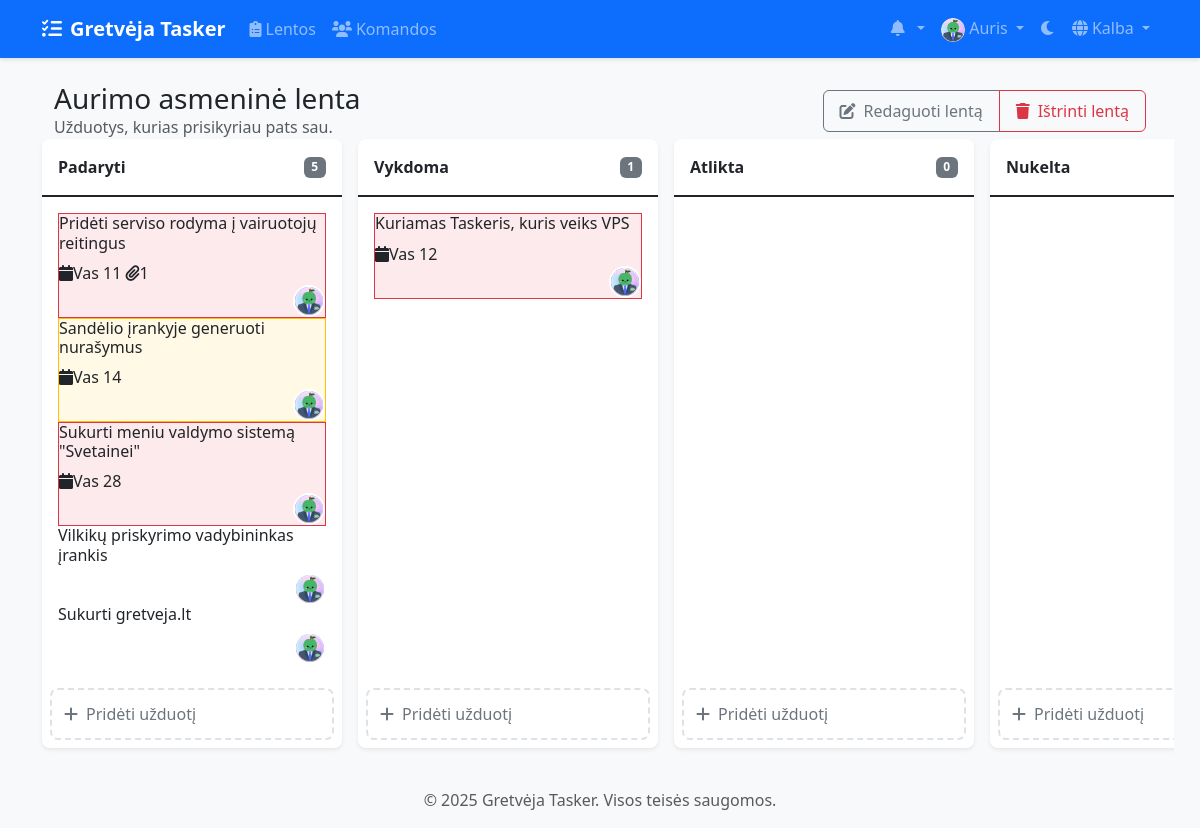
Page /lt/boards/14/ (signed in) on the earlier database version.
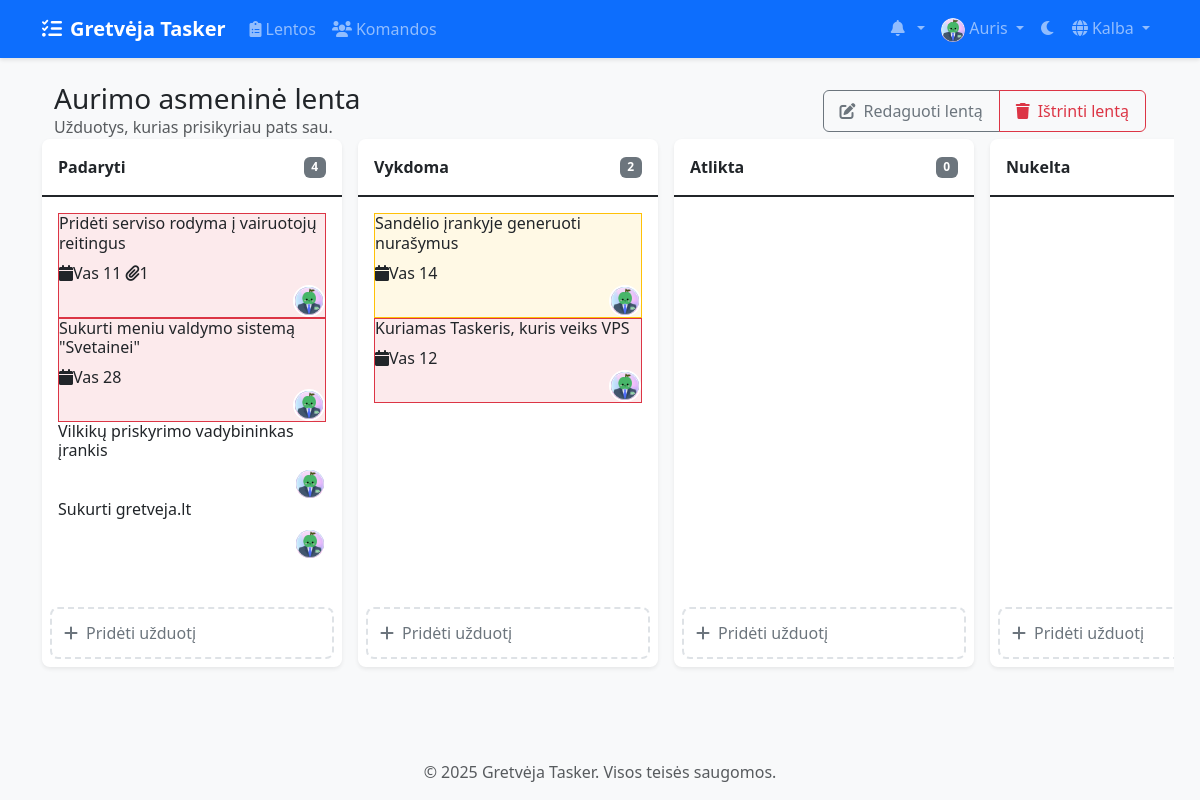
Same page on the later database version.
### accounts/models.py (models this page shows, shortened)
class CustomUser(AbstractUser):
    email = models.EmailField(_('email address'), unique=True)
    avatar = models.ImageField(upload_to='avatars/', null=True, blank=True)
    bio = models.TextField(max_length=500, blank=True)
    theme_preference = models.CharField(
        max_length=10,
        choices=[('light', 'Light'), ('dark', 'Dark')],
        default='light'
    )
    notification_preferences = models.JSONField(
        default=dict,
        help_text=_('User notification preferences')
    )
    class Meta:
        verbose_name = _('user')
        verbose_name_plural = _('users')

### boards/models.py (models this page shows, shortened)
class Board(models.Model):
    title = models.CharField(max_length=200)
    description = models.TextField(blank=True)
    created_at = models.DateTimeField(auto_now_add=True)
    updated_at = models.DateTimeField(auto_now=True)
    owner = models.ForeignKey(
        settings.AUTH_USER_MODEL,
        on_delete=models.CASCADE,
        related_name='owned_boards'
    )
    team = models.ForeignKey(
        Team,
        on_delete=models.CASCADE,
        related_name='boards',
        null=True,
        blank=True
    )

class Column(models.Model):
    COLUMN_TYPES = [
        ('todo', 'Padaryti'),
        ('doing', 'Daroma'),
        ('done', 'Atlikta'),
        ('rejected', 'Atmesta'),
    ]
    board = models.ForeignKey(Board, on_delete=models.CASCADE, related_name='columns')
    title = models.CharField(max_length=100)
    type = models.CharField(max_length=20, choices=COLUMN_TYPES)
    position = models.PositiveIntegerField()
    color = ColorField(default='#FF0000')
    class Meta:
        ordering = ['position']

class Task(models.Model):
    PRIORITY_CHOICES = [
        ('low', 'Low'),
        ('medium', 'Medium'),
        ('high', 'High'),
    ]
    title = models.CharField(max_length=200)
    description = models.TextField(blank=True)
    column = models.ForeignKey(Column, on_delete=models.CASCADE, related_name='tasks')
    created_by = models.ForeignKey(
        settings.AUTH_USER_MODEL,
        on_delete=models.CASCADE,
        related_name='created_tasks'
    )
    assigned_to = models.ForeignKey(
        settings.AUTH_USER_MODEL,
        on_delete=models.SET_NULL,
        null=True,
        blank=True,
        related_name='assigned_tasks'
    )
    created_at = models.DateTimeField(auto_now_add=True)
    updated_at = models.DateTimeField(auto_now=True)
    due_date = models.DateTimeField(null=True, blank=True)
    priority = models.CharField(
        max_length=10,
        choices=PRIORITY_CHOICES,
        default='medium'
    )
    position = models.PositiveIntegerField()
    labels = models.ManyToManyField('Label', blank=True)
    class Meta:
        ordering = ['position']

### boards/views/board_views.py (the view)
# urls.py: path('<int:board_id>/', views.board_detail, name='board_detail'),
@login_required
def board_detail(request, board_id):
    board = get_object_or_404(Board, id=board_id)
    if not can_view_board(request.user, board):
        messages.error(request, "You don't have permission to view this board.")
        return redirect('boards:board_list')
    stats = BoardService.get_board_stats(board)
    users = BoardService.get_board_members(board)
    is_admin = False
    pending_invitations = None
    if board.team:
        is_admin = is_team_admin(request.user, board.team)
        if is_admin:
            pending_invitations = board.team.invitations.filter(status='pending')
    return render(request, 'boards/board_detail.html', {
        'board': board,
        'progress': stats['progress'],
        'users': users,
        'can_edit': can_edit_board(request.user, board),
        'is_admin': is_admin,
        'pending_invitations': pending_invitations,
        'is_team_member': board.team and is_team_member(request.user, board.team)
    })

### boards/permissions.py (called while the page is built)
def can_view_board(user, board):
    return (board.owner == user or
            (board.team and user in board.team.members.all()))

def can_edit_board(user, board):
    is_admin = board.team and is_team_admin(user, board.team)
    return board.owner == user or is_admin

### boards/services/board_service.py (called while the page is built)
    @staticmethod
    def get_board_stats(board):
        total_tasks = board.columns.aggregate(
            total=Count('tasks')
        )['total']
        completed_tasks = board.columns.filter(
            type='done'
        ).aggregate(
            done=Count('tasks')
        )['done']
        progress = int((completed_tasks / total_tasks * 100) if total_tasks > 0 else 0)
        return {
            'total_tasks': total_tasks,
            'completed_tasks': completed_tasks,
            'progress': progress
        }

    @staticmethod
    def get_board_members(board):
        if board.team:
            return board.team.members.filter(is_active=True)
        return board.owner._meta.model.objects.filter(
            id__in=[board.owner.id]
        )

### boards/templatetags/task_tags.py (called while the page is built)
def get_lt_month_abbr(month):
    lt_months = {
        1: 'Sau',
        2: 'Vas',
        3: 'Kov',
        4: 'Bal',
        5: 'Geg',
        6: 'Bir',
        7: 'Lie',
        8: 'Rgp',
        9: 'Rgs',
        10: 'Spa',
        11: 'Lap',
        12: 'Grd'
    }
    return lt_months.get(month, '')

@register.filter
def lt_date(date):
    if not date:
        return ''
    return f"{get_lt_month_abbr(date.month)} {date.day}"

@register.simple_tag
def get_due_date_class(task):
    if not task.due_date or task.column.title in ['DONE', 'REJECTED']:
        return ''
    now = timezone.now().date()
    due_date = task.due_date.date()
    days_until_due = (due_date - now).days
    if days_until_due < 0:
        return 'overdue'
    elif days_until_due == 0:
        return 'due-today'
    elif days_until_due == 1:
        return 'due-tomorrow'
    return ''

### templates/boards/board_detail.html (shortened to what this page needs)
{% extends 'base.html' %}
{% load static %}
{% load i18n %}
{% load task_tags %}
{% block content %}
<div class="board-header">
    <div class="container-fluid">
        <div class="row align-items-center">
            <div class="col">
                <h1 class="h3 mb-0">{{ board.title }}</h1>
                {% if board.description %}
                    <p class="text-muted mb-0">{{ board.description }}</p>
                {% endif %}
            </div>
            <div class="col-auto">
                <div class="btn-group">
                    {% if board.owner == user %}
                        <a href="{% url 'boards:board_edit' board_id=board.id %}" class="btn btn-outline-secondary">
                            <i class="fas fa-edit me-2"></i>{% trans "Edit Board" %}
                        </a>
                        <button type="button" class="btn btn-outline-danger" data-bs-toggle="modal" data-bs-target="#deleteBoardModal">
                            <i class="fas fa-trash me-2"></i>{% trans "Delete Board" %}
                        </button>
                    {% endif %}
                </div>
            </div>
        </div>
    </div>
</div>
<div class="kanban-board">
    {% for column in board.columns.all %}
        <div class="kanban-column">
            <div class="column-header d-flex justify-content-between align-items-center">
                <span>{% trans column.title %}</span>
                <span class="badge bg-secondary">{{ column.tasks.count }}</span>
            </div>
            <div class="task-list" data-column-id="{{ column.id }}">
                {% for task in column.tasks.all %}
                    <div class="task {% if task.priority == 'high' %}border border-danger bg-danger bg-opacity-10{% elif task.priority == 'medium' %}border border-warning bg-warning bg-opacity-10{% endif %}"
                         id="task-{{ task.id }}" draggable="true" data-task-id="{{ task.id }}">
                        <h6 class="mb-2">
                            <a href="{% url 'boards:task_detail' task_id=task.id %}" class="text-decoration-none text-reset">
                                {{ task.title }}
                            </a>
                        </h6>
                        <div class="task-meta">
                            {% if task.due_date %}
                                <span class="due-date {% get_due_date_class task %}">
                                    <i class="fas fa-calendar"></i>{{ task.due_date|lt_date }}
                                </span>
                            {% endif %}
                            {% if task.attachments.exists %}
                                <span><i class="fas fa-paperclip"></i>{{ task.attachments.count }}</span>
                            {% endif %}
                            {% if task.assigned_to %}
                                <div class="member-avatar ms-auto" title="{{ task.assigned_to.get_full_name|default:task.assigned_to.username }}">
                                    {% if task.assigned_to.avatar %}
                                        <img src="{{ task.assigned_to.avatar.url }}" alt="{{ task.assigned_to.username }}" class="img-fluid">
                                    {% else %}
                                        <div class="w-100 h-100 d-flex align-items-center justify-content-center bg-primary text-white">
                                            {{ task.assigned_to.username|make_list|first|upper }}
                                        </div>
                                    {% endif %}
                                </div>
                            {% endif %}
                        </div>
                    </div>
                {% endfor %}
            </div>
            {% if can_edit %}
                <div class="p-2">
                    <button class="add-task-btn" data-column-id="{{ column.id }}" data-board-id="{{ board.id }}">
                        <i class="fas fa-plus me-2"></i>{% trans "Add Task" %}
                    </button>
                </div>
            {% endif %}
        </div>
    {% endfor %}
</div>
{% endblock %}

### templates/base.html (shortened to what this page needs)
{% load static %}
{% load compress %}
{% load i18n %}
<!DOCTYPE html>
<html lang="{{ LANGUAGE_CODE }}" data-bs-theme="light">
<head>
    <link href="https://cdn.jsdelivr.net/npm/bootstrap@5.3.2/dist/css/bootstrap.min.css" rel="stylesheet">
    <link href="https://cdnjs.cloudflare.com/ajax/libs/font-awesome/6.0.0/css/all.min.css" rel="stylesheet">
    <link href="https://cdn.jsdelivr.net/npm/select2@4.1.0-rc.0/dist/css/select2.min.css" rel="stylesheet">
    <link href="https://cdn.jsdelivr.net/npm/select2-bootstrap-5-theme@1.3.0/dist/select2-bootstrap-5-theme.min.css" rel="stylesheet">
    {% compress css %}
    <link href="{% static 'css/style.css' %}" rel="stylesheet">
    {% endcompress %}
</head>
<body>
    <nav class="navbar navbar-expand-lg navbar-dark bg-primary">
        <div class="container">
            <a class="navbar-brand" href="{% url 'home' %}">
                <i class="fas fa-tasks me-2"></i>{% trans "Gretvėja Tasker" %}
            </a>
            <div class="collapse navbar-collapse" id="navbarNav">
                <ul class="navbar-nav me-auto">
                    {% if user.is_authenticated %}
                        <li class="nav-item">
                            <a class="nav-link" href="{% url 'boards:board_list' %}">
                                <i class="fas fa-clipboard-list me-1"></i>{% trans "Boards" %}
                            </a>
                        </li>
                        <li class="nav-item">
                            <a class="nav-link" href="{% url 'teams:team_list' %}">
                                <i class="fas fa-users me-1"></i>{% trans "Teams" %}
                            </a>
                        </li>
                    {% endif %}
                </ul>
                <ul class="navbar-nav">
                    {% if user.is_authenticated %}
                        <li class="nav-item dropdown">
                            <a class="nav-link dropdown-toggle" href="#" id="notificationsDropdown" role="button" data-bs-toggle="dropdown">
                                <i class="fas fa-bell me-1"></i>
                            </a>
                        </li>
                        <li class="nav-item dropdown">
                            <a class="nav-link dropdown-toggle" href="#" id="userDropdown" role="button" data-bs-toggle="dropdown">
                                {% if user.avatar %}
                                    <img src="{{ user.avatar.url }}" alt="{% trans 'Avatar' %}" class="rounded-circle" width="24" height="24">
                                {% else %}
                                    <i class="fas fa-user-circle"></i>
                                {% endif %}
                                {{ user.username }}
                            </a>
                        </li>
                    {% endif %}
                    <li class="nav-item">
                        <button class="btn nav-link" id="theme-toggle">
                            <i class="fas fa-moon"></i>
                        </button>
                    </li>
                    <li class="nav-item dropdown">
                        <a class="nav-link dropdown-toggle" href="#" id="languageDropdown" role="button" data-bs-toggle="dropdown">
                            <i class="fas fa-globe me-1"></i>{% trans "Language" %}
                        </a>
                                {% get_current_language as CURRENT_LANGUAGE %}
                                {% get_available_languages as LANGUAGES %}
                    </li>
                </ul>
            </div>
        </div>
    </nav>
    <main class="container my-4">
        {% block content %}{% endblock %}
    </main>
    <footer class="footer mt-auto py-3 bg-light">
        <div class="container text-center">
            <span class="text-muted">© {% now "Y" %} Gretvėja Tasker. {% trans "All rights reserved." %}</span>
        </div>
    </footer>
</body>
</html>

### staticfiles/css/style.css (style rules this page uses)
:root { --primary-color: #0d6efd; --secondary-color: #6c757d; --success-color: #198754; --info-color: #0dcaf0; --warning-color: #ffc107; --danger-color: #dc3545; --light-color: #f8f9fa; --dark-color: #212529; --todo-color: #ff6b6b; --doing-color: #ffd93d; --done-color: #6bcb77; --rejected-color: #4d96ff; }
body { min-height: 100vh; display: flex; flex-direction: column; background-color: var(--bs-gray-100); }
main { flex: 1; }
.navbar { box-shadow: 0 2px 4px rgba(0,0,0,0.1); }
.navbar-brand { font-weight: bold; }
.kanban-board { display: flex; gap: 1rem; overflow-x: auto; padding: 1rem; min-height: 70vh; margin: -1rem; }
.kanban-column { min-width: 300px; background: var(--bs-white); border-radius: 0.5rem; box-shadow: 0 0.125rem 0.25rem rgba(0,0,0,0.075); display: flex; flex-direction: column; }
.column-header { padding: 1rem; font-weight: 600; border-bottom: 2px solid; display: flex; justify-content: space-between; align-items: center; }
.task-list { flex: 1; min-height: 100px; padding: 1rem; overflow-y: auto; }
.btn { border-radius: 0.375rem; padding: 0.5rem 1rem; font-weight: 500; transition: all 0.2s ease; }
.member-avatar { width: 32px; height: 32px; border-radius: 50%; margin-left: -8px; border: 2px solid var(--bs-white); overflow: hidden; transition: transform 0.2s ease; }
.add-task-btn { width: 100%; padding: 0.75rem; text-align: left; color: var(--bs-gray-600); background: transparent; border: 2px dashed var(--bs-gray-300); border-radius: 0.5rem; transition: all 0.2s ease; }

Differences in the rows shown:
changed Column "Padaryti": tasks.count "5" → "4"; loses Task (title "Sandėlio įrankyje generuoti nurašymus", due_date|lt_date "Vas 14", assigned_to.avatar (picture), priority "medium" (drawn))
changed Column "Vykdoma": tasks.count "1" → "2"; gains Task (title "Sandėlio įrankyje generuoti nurašymus", due_date|lt_date "Vas 14", assigned_to.avatar (picture), priority "medium" (drawn))
